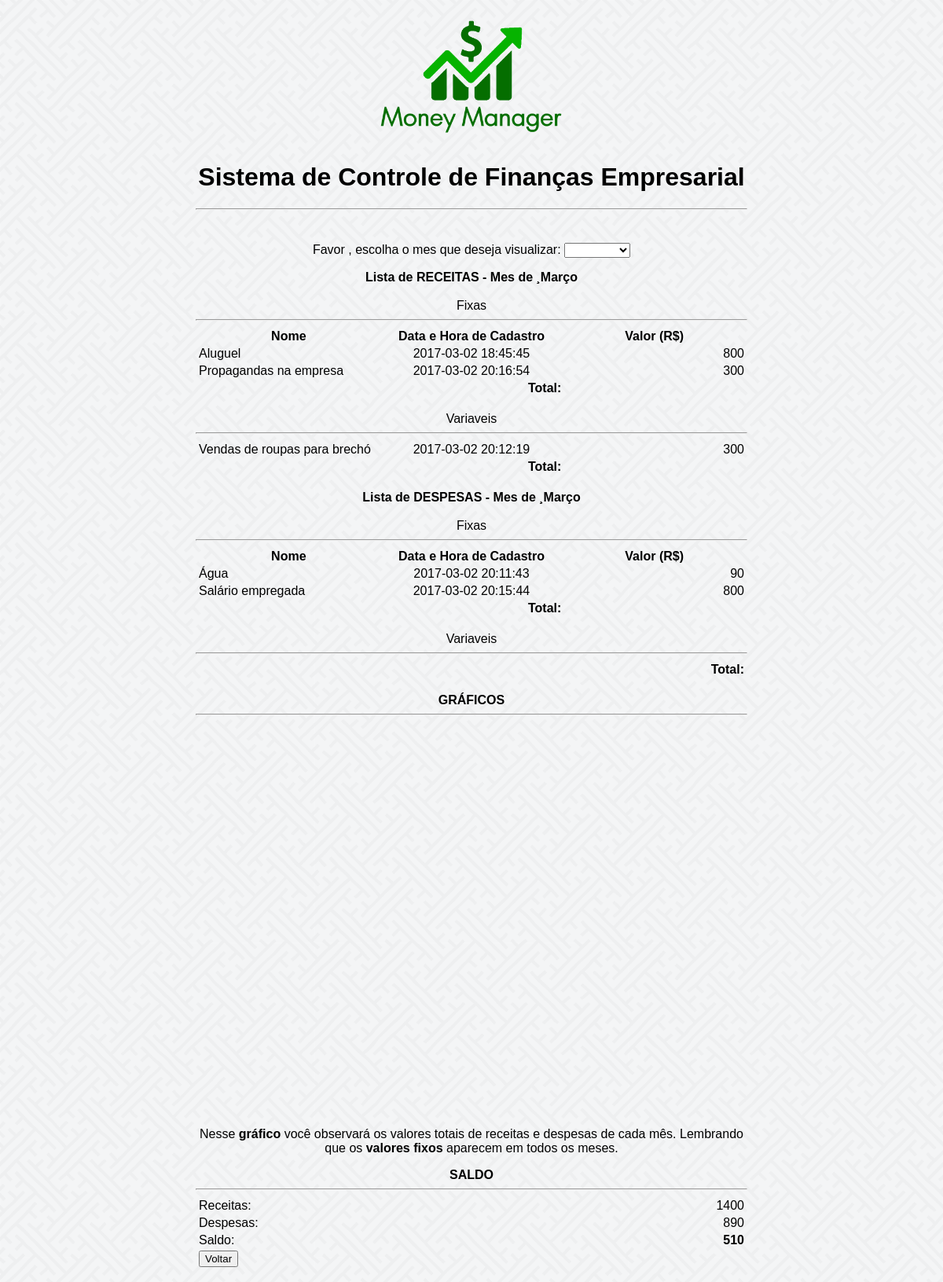
The page /saldosMensaisPlan.php (signed in) on the database its author committed.
### tables this page shows
CREATE TABLE `receitas_despesas` (
  `id` int(11) NOT NULL COMMENT 'Chave primaria .',
  `nome` varchar(50) NOT NULL COMMENT 'Ex .: conta de telefone .',
  `tipo` int(1) NOT NULL COMMENT '1. Receita ; 2. Despesa .',
  `classe` int(1) NOT NULL COMMENT '1. variavel ; 2. Fixo .',
  `mes` int(11) NOT NULL,
  `datahora` datetime NOT NULL,
  `valor` float NOT NULL,
  `usuario` int(11) NOT NULL COMMENT 'Id do usuario a quem pertence .',
  `descricao` text COMMENT 'Comentarios adicionais .'
);

### saldosMensaisPlan.php (the view, shortened to what this page needs)
  <?php
	$id_usuario = $_SESSION["id_usuario"];
	if(!isset($_GET['mes'])){
	  $mes = date('n');
	}else{
	  $mes = $_GET['mes'];
	}
	$meses = array ("Janeiro","Fevereiro","¸Março","Abril","Maio","Junho","Julho","Agosto","Setembro","Outubro","Novembro","Dezembro");
	$resRecVar = mysql_query("SELECT * FROM receitas_despesas WHERE classe=1 and mes=".$mes." and tipo=1 and usuario=".$id_usuario);
	$resRecFix = mysql_query("SELECT * FROM receitas_despesas WHERE classe=2 and tipo=1 and usuario=".$id_usuario);
	$resDesFix = mysql_query("SELECT * FROM receitas_despesas WHERE classe=2 and tipo=2 and usuario=".$id_usuario);
	$recVarTotal = 0;
	$recFixTotal = 0;
	$desVarTotal = 0;
	$desFixTotal = 0;
?>
 <html>
 <head>
	 <link rel="stylesheet" type="text/css" href="css/main.css">
 </head >
 <body>
 <form method="GET" name="fmes" action="saldosMensaisPlan.php">
	 <center >
	 <img src="img/logo.png" width="20%"/>
	 <h1 >Sistema de Controle de Finanças Empresarial </h1 >
	 <hr width="700px" /><br />
	 <p>Favor , escolha o mes que deseja visualizar:
		 <select name="mes" onchange="javascript: document.fmes.submit();">
		 	 <option value="0" onclick="javascript:document.fmes.submit();">
			  </option >
			 <option value="1" onclick="javascript:document.fmes.submit();">
			 Janeiro </option >
		 </select >
	 </p>
	 <?php if (isset($mes)) { ?>
	 <b>Lista de RECEITAS - Mes de <?php echo $meses[$mes -1]?></b><br><br >
	 Fixas
	 <hr width="700px" />
	 <table width ="700px" border="0px" >
		 <th> Nome </th><th> Data e Hora de Cadastro </th><th> Valor (R$)</th >
		 <?php
		 while($linha = mysql_fetch_array($resRecFix , MYSQL_ASSOC ))
		 {
		 echo "<tr>";
		 echo "<td align='left' width='33%' >".$linha["nome"]." </td >";
		 echo "<td align='center ' width='33%' >".$linha["datahora"]." </td>";
		 echo "<td align='right' width='33%'>".$linha["valor"]."</td >";
		 echo " </tr>";
		 $recFixTotal = $recFixTotal + $linha["valor"];
		 }
		 ?>
		 <tr >
			 <td width =33%></td>
			 <td align='right' width='33%'><b>Total: </b></td>
		 </tr >
	 </table ><br >
	 Variaveis
	 <hr width="700px" />
	 <table width="700px" border="0px" >
	 <?php
	 while($linha = mysql_fetch_array($resRecVar , MYSQL_ASSOC ))
	 {
		echo "<tr >";
		echo "<td align='left ' width='33%' >" . $linha["nome"] . " </td >";
		echo "<td align='center ' width='33%' >" . $linha["datahora"] . " </td>";
		echo "<td align='right' width='33%'>" . $linha["valor"] . " </td >";
		echo " </tr >";
	$recVarTotal = $recVarTotal + $linha["valor"];
	} ?>
	<tr>
		<td width='33%'></td><td align='right' width='33%'><b>Total: </b></td>
	</tr>
	 </table ><br />
	 <b>Lista de DESPESAS - Mes de <?php echo $meses[$mes -1]?></b><br /><br />
	 Fixas
	 <hr width="700px" />
	 <table width="700px" border="0px" >
	 <th> Nome </th><th> Data e Hora de Cadastro </th><th> Valor (R$)</th>
	 <?php
	 while($linha = mysql_fetch_array($resDesFix , MYSQL_ASSOC ))
	 {
	 echo "<tr >";
	 echo "<td align='left' width='33%'>" . $linha["nome"] . " </td >";
	 echo "<td align='center' width='33%' >" . $linha["datahora"] . " </td>";
	 echo "<td align='right' width =33%>" . $linha["valor"] . " </td >";
	 echo " </tr >";
	 $desFixTotal = $desFixTotal + $linha["valor"];
	 } ?>
	 <tr >
	 	<td width =33%></td><td align='right ' width =33%><b>Total: </b></td>
	 </tr >
	 </table >
	 <br />
	 Variaveis
	 <hr width="700px" />
	 <table width='700px' border='0px'>
	<tr>
	<td width="33%"></td>
	<td align='right' width="33%"><b>Total: </b>
	</td>
	</tr >
	</table ><br />
	<b>GRÁFICOS</b>
	<hr width="700px" />
	 <div id="chart_div" style="width: 70%; height: 500px;"></div>
	 <p style="width: 700px;" >Nesse <b>gráfico</b> você observará os valores totais de receitas e despesas de cada mês. Lembrando que os <b>valores fixos</b> aparecem em todos os meses.</p>
	<b>SALDO </b>
	<hr width="700px" />
	<table width="700px" border="0px" >
	<tr>
	<td width="50%">Receitas: </td>
	<td align="right" width="50%"><?php echo($recFixTotal+$recVarTotal)?> </td> </tr>
	<tr>
	<td width="50%">Despesas: </td>
	<td align="right" width="50%"><?php echo($desFixTotal+$desVarTotal)?> </td> </tr>
	<tr>
	 <td width="50%">Saldo: </td>
	 <td align="right" width="50%">
	 	<b><?php echo ($recFixTotal+$recVarTotal)-($desFixTotal+$desVarTotal) ?> </b>
	 </td>
	</tr>
	<tr >
	<td>
	<input type="button" onClick="location.href='principal.php'" value="Voltar"></td>
	</tr>
	 </table >
	 <?php
	 }
	 ?>
 </center >
 </form >
 </body >
 </html >

### css/main.css (style rules this page uses)
body { background-image: url("../img/bg.jpg"); font-family: "Arial", "sans-serif"; }

### rows shown on the page
receitas_despesas: nome "Aluguel", datahora "2017-03-02 18:45:45", valor "800"
receitas_despesas: nome "Propagandas na empresa", datahora "2017-03-02 20:16:54", valor "300"
receitas_despesas: nome "Vendas de roupas para brechó", datahora "2017-03-02 20:12:19", valor "300"
receitas_despesas: nome "Água", datahora "2017-03-02 20:11:43", valor "90"
receitas_despesas: nome "Salário empregada", datahora "2017-03-02 20:15:44", valor "800"

### other values the page prints
$meses[$mes -1] "¸Março"
$recFixTotal+$recVarTotal "1400"
$desFixTotal+$desVarTotal "890"
